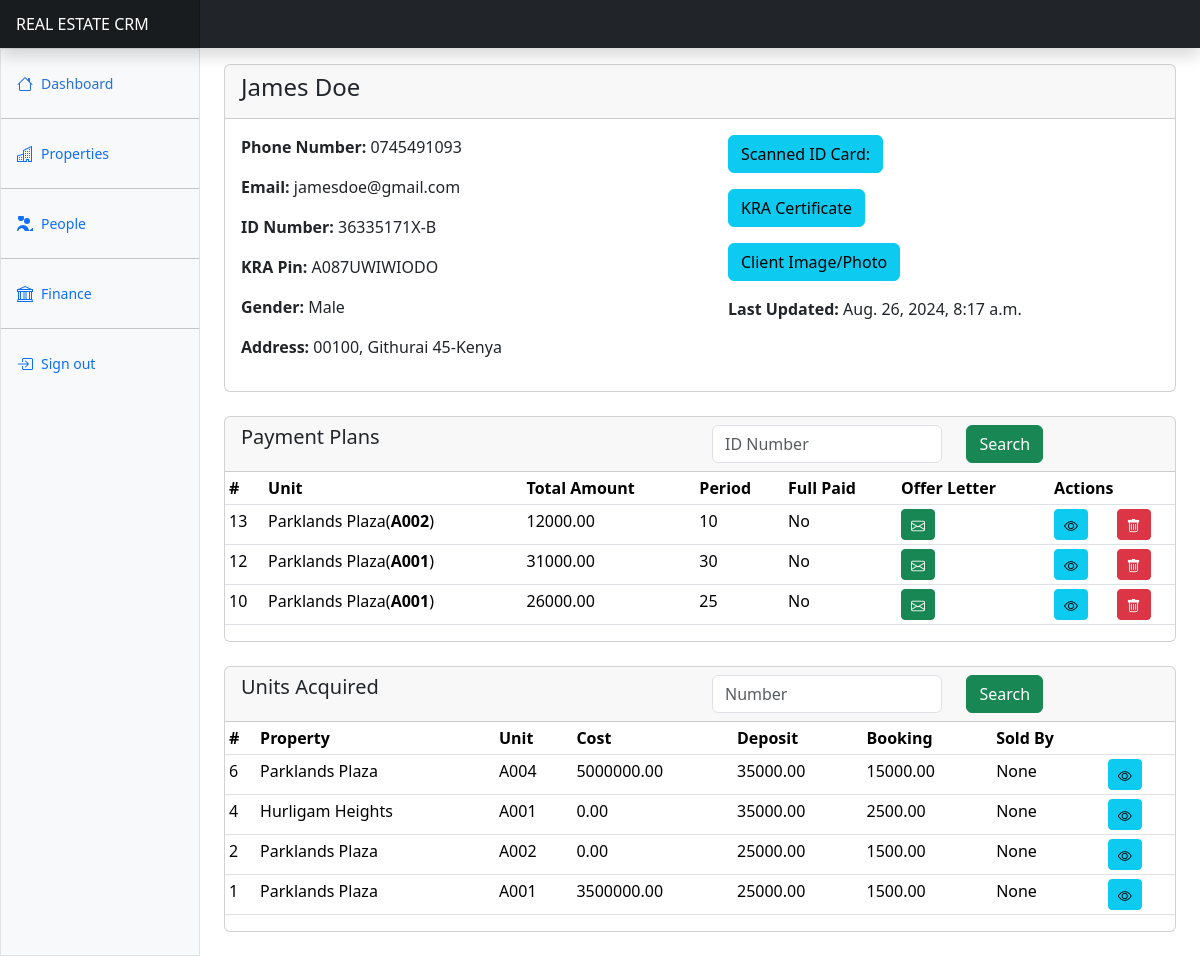
Before: /users/clients/1/details/ (signed in) with the older database file.
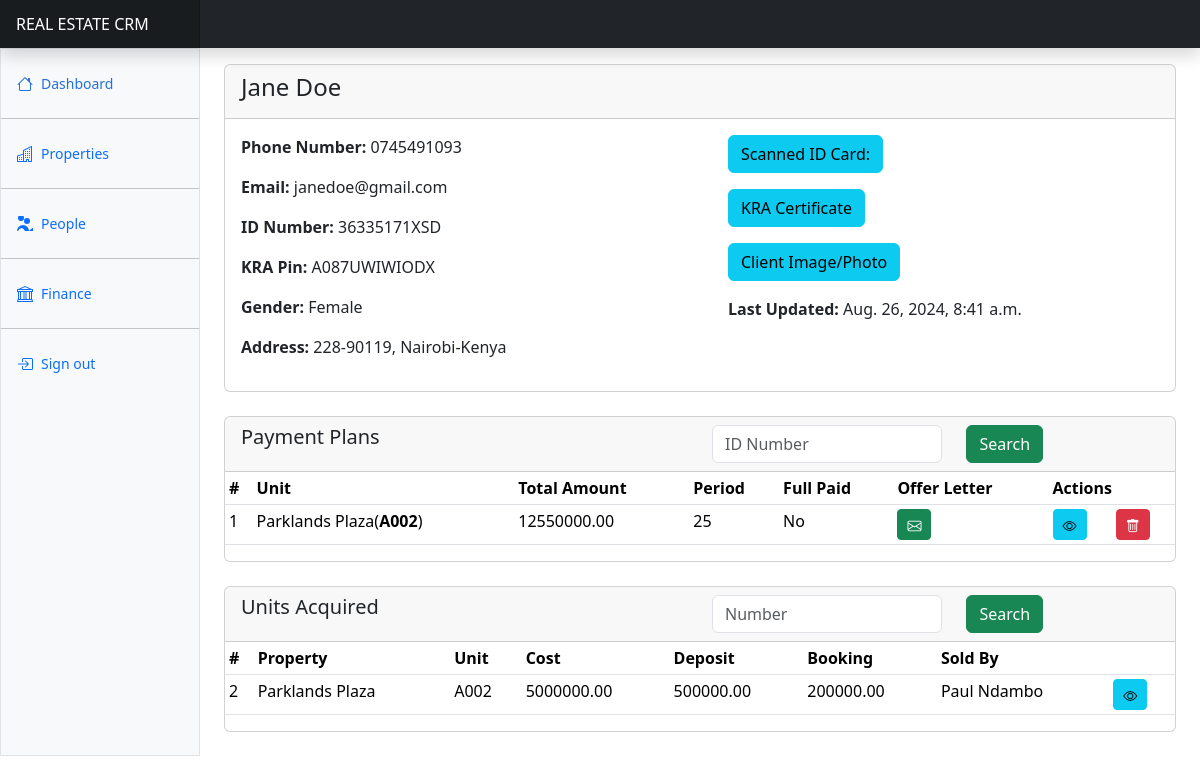
After: the same page with the newer database file.
### apps/users/models.py (models this page shows, shortened)
class Client(AbstractBaseModel):
    name = models.CharField(max_length=255)
    email = models.EmailField(null=True)
    phone_number = models.CharField(max_length=255)
    id_number = models.CharField(max_length=255, null=True)
    kra_pin = models.CharField(max_length=255, null=True)
    gender = models.CharField(max_length=255)
    address = models.CharField(max_length=255, null=True)
    city = models.CharField(max_length=255, null=True)
    country = models.CharField(max_length=255, null=True)
    id_copy = models.FileField(upload_to="client_ids/", null=True)
    kra_certificate = models.FileField(upload_to="kra_cerificates/", null=True)
    photo = models.ImageField(upload_to="client_photos/", null=True)
    acquired_by = models.ForeignKey(User, on_delete=models.SET_NULL, null=True)
    def __str__(self):
        return self.name

class User(AbstractUser, AbstractBaseModel):
    role = models.CharField(choices=ROLE_CHOICES, max_length=32)
    phone_number = models.CharField(max_length=255)
    id_number = models.CharField(max_length=255, null=True)
    kra_pin = models.CharField(max_length=255, null=True)
    gender = models.CharField(max_length=255)
    position = models.CharField(max_length=255, null=True)
    address = models.CharField(max_length=255, null=True)
    city = models.CharField(max_length=255, null=True)
    country = models.CharField(max_length=255, null=True)
    def __str__(self):
        if self.first_name and self.last_name:
            return f"{self.first_name} {self.last_name}"
        else:
            return self.username

### apps/finance/models.py (models this page shows, shortened)
class ClientPaymentPlan(AbstractBaseModel):
    client = models.ForeignKey(
        "users.Client", on_delete=models.CASCADE, related_name="clientpaymentplans"
    )
    unit = models.ForeignKey(
        "properties.PropertyUnit", on_delete=models.SET_NULL, null=True
    )
    booking_fee = models.DecimalField(max_digits=100, decimal_places=2, default=0)
    deposit_fee = models.DecimalField(max_digits=100, decimal_places=2, default=0)
    period = models.IntegerField(default=1)
    installment_amount = models.DecimalField(
        max_digits=100, decimal_places=2, default=0
    )
    total_amount = models.DecimalField(max_digits=100, decimal_places=2, default=0)
    first_repayment_date = models.DateField(null=True)
    fully_paid = models.BooleanField(default=False)

### apps/properties/models.py (models this page shows)
class PropertyUnit(AbstractBaseModel):
    unit_number = models.CharField(max_length=255)
    property = models.ForeignKey(
        Property, on_delete=models.CASCADE, related_name="propertyunits"
    )
    client = models.ForeignKey("users.Client", related_name="clientunits", on_delete=models.SET_NULL, null=True)
    cost = models.DecimalField(max_digits=100, decimal_places=2, default=0)
    booking_fee = models.DecimalField(max_digits=100, decimal_places=2, default=0)
    deposit_fee = models.DecimalField(max_digits=100, decimal_places=2, default=0)
    unit_status = models.CharField(
        max_length=255, choices=UNIT_STATUSES, default="Available"
    )
    sold_by = models.ForeignKey("users.User", on_delete=models.SET_NULL, null=True)
    def __str__(self):
        return self.unit_number

class Property(AbstractBaseModel):
    name = models.CharField(max_length=255)
    property_type = models.CharField(max_length=255, choices=PROPERTY_TYPES)
    location = models.CharField(max_length=255)
    town = models.CharField(max_length=255, null=True)
    county = models.CharField(max_length=255, null=True)
    total_units = models.IntegerField(default=1)
    total_cost = models.DecimalField(max_digits=100, decimal_places=2)
    image = models.ImageField(upload_to="property_images/", null=True)
    title_deed = models.FileField(upload_to="property_title_deeds/", null=True)
    sold_out = models.BooleanField(default=False)
    booking_fee = models.DecimalField(max_digits=100, decimal_places=2, default=0)
    deposit_fee = models.DecimalField(max_digits=100, decimal_places=2, default=0)
    def __str__(self):
        return self.name

### apps/users/clients/views.py (the view)
# urls.py: path("clients/<int:id>/details/", client_details, name="client-details"),
@login_required(login_url="/users/login/")
def client_details(request, id):
    client = Client.objects.get(id=id)
    plans = client.clientpaymentplans.all().order_by("-created")
    units = client.clientunits.all().order_by("-created")
    if request.method == "POST":
        search_text = request.POST.get("search_text")
        plans = client.clientpaymentplans.filter(
            Q(unit__unit_number__icontains=search_text)
        ).order_by("-created")
    context = {"client": client, "plans": plans, "units": units}
    return render(request, "clients/client_details.html", context)

### templates/clients/client_details.html (shortened to what the changed rows need)
{% extends "base.html" %}
{% block content %}
  <div class="card mb-4">
    <div class="card-header">
        <h4>{{client.name}}</h4>
    </div>
    <div class="row">
      <div class="col">
        <div class="card-body">
          <p><strong>Phone Number:</strong> {{client.phone_number}}</p>
          <p><strong>Email:</strong> {{client.email}}</p>
          <p><strong>ID Number:</strong> {{client.id_number}}</p>
          <p><strong>KRA Pin:</strong> {{client.kra_pin}}</p>
          <p><strong>Gender:</strong> {{client.gender}}</p>
          <p><strong>Address:</strong> {{client.address}}, {{client.city}}-{{client.country}}</p>
      </div>
      </div>
      <div class="col">
        <div class="card-body">
          <p><a href="{{client.id_copy.url}}" target="_blank" class="btn btn-info">Scanned ID Card:</a></p>
          <p><a href="{{client.kra_certificate.url}}" target="_blank" class="btn btn-info">KRA Certificate</a></p>
          <p><a href="{{client.photo.url}}" target="_blank" class="btn btn-info">Client Image/Photo</a></p>
          <p><strong>Last Updated:</strong> {{client.modified}}</p>
      </div>
      </div>
    </div>
</div>
<div class="card mb-4">
    <table class="table table-sm">
        <thead>
            <tr>
            <th scope="col">#</th>
              <th scope="col">Unit</th>
              <th scope="col">Total Amount</th>
              <th scope="col">Period</th>
              <th scope="col">Full Paid</th>
              <th scope="col">Offer Letter</th>
              <th scope="col" colspan="2">Actions</th>
            </tr>
        </thead>
        <tbody>
            {% for plan in plans %}
            <tr>
              <td>{{plan.id}}</td>
              <td>{{plan.unit.property}}(<b>{{plan.unit}}</b>)</td>
              <td>{{plan.total_amount}}</td>
              <td>{{plan.period}}</td>
              <td>{% if plan.fully_paid %} Yes {% else %} No {% endif %}</td>
              <td><a href="#" class="btn btn-success btn-sm"><i class="bi bi-envelope"></i></a></td>
              <td><a href="{% url 'payment-plan-details' plan.id %}" class="btn btn-info btn-sm">
                <i class="bi bi-eye"></i>
              </a></td>
              <td><a class="btn btn-danger btn-sm" data-bs-toggle="modal" data-bs-target="#deletePlanModal{{ plan.id }}">
                <i class="bi bi-trash"></i>
              </a></td>
            </tr>
            {% endfor %}
          </tbody>
    </table>
</div>
<div class="card mb-4">
  <table class="table table-sm">
      <thead>
          <tr>
          <th scope="col">#</th>
          <th scope="col">Property</th>
            <th scope="col">Unit</th>
            <th scope="col">Cost</th>
            <th scope="col">Deposit</th>
            <th scope="col">Booking</th>
            <th scope="col">Sold By</th>
            <th scope="col"></th>
          </tr>
      </thead>
      <tbody>
          {% for unit in units %}
          <tr>
            <td>{{unit.id}}</td>
            <td>{{unit.property}}</td>
            <td>{{unit.unit_number}}</td>
            <td>{{unit.cost}}</td>
            <td>{{unit.deposit_fee}}</td>
            <td>{{unit.booking_fee}}</td>
            <td>{{unit.sold_by}}</td>
            <td><a href="#" class="btn btn-info btn-sm" data-bs-toggle="modal" data-bs-target="#unitDetailsModal{{unit.id}}">
              <i class="bi bi-eye"></i>
            </a></td>
          </tr>
          {% endfor %}
        </tbody>
  </table>
</div>
{% endblock content %}

Changed rows visible on the page:
removed ClientPaymentPlan: id "13", unit.property "Parklands Plaza", unit "A002", total_amount "12000.00", period "10", fully_paid "No"
removed ClientPaymentPlan: id "12", unit.property "Parklands Plaza", unit "A001", total_amount "31000.00", period "30", fully_paid "No"
removed ClientPaymentPlan: id "10", unit.property "Parklands Plaza", unit "A001", total_amount "26000.00", period "25", fully_paid "No"
no longer on this page (row edited): PropertyUnit: id "6", property "Parklands Plaza", unit_number "A004", cost "5000000.00", deposit_fee "35000.00", booking_fee "15000.00", sold_by "None"
no longer on this page (row edited): PropertyUnit: id "4", property "Hurligam Heights", unit_number "A001", cost "0.00", deposit_fee "35000.00", booking_fee "2500.00", sold_by "None"
no longer on this page (row edited): PropertyUnit: id "1", property "Parklands Plaza", unit_number "A001", cost "3500000.00", deposit_fee "25000.00", booking_fee "1500.00", sold_by "None"
changed Client "Kenya": name "James Doe" → "Jane Doe"; email "jamesdoe@gmail.com" → "janedoe@gmail.com"; id_number "36335171X-B" → "36335171XSD"; kra_pin "A087UWIWIODO" → "A087UWIWIODX"; gender "Male" → "Female"; address "00100" → "228-90119"; city "Githurai 45" → "Nairobi"; modified "Aug. 26, 2024, 8:17 a.m." → "Aug. 26, 2024, 8:41 a.m."
added ClientPaymentPlan: id "1", unit.property "Parklands Plaza", unit "A002", total_amount "12550000.00", period "25", fully_paid "No"
changed PropertyUnit "Parklands Plaza": cost "0.00" → "5000000.00"; deposit_fee "25000.00" → "500000.00"; booking_fee "1500.00" → "200000.00"; sold_by "None" → "Paul Ndambo"
